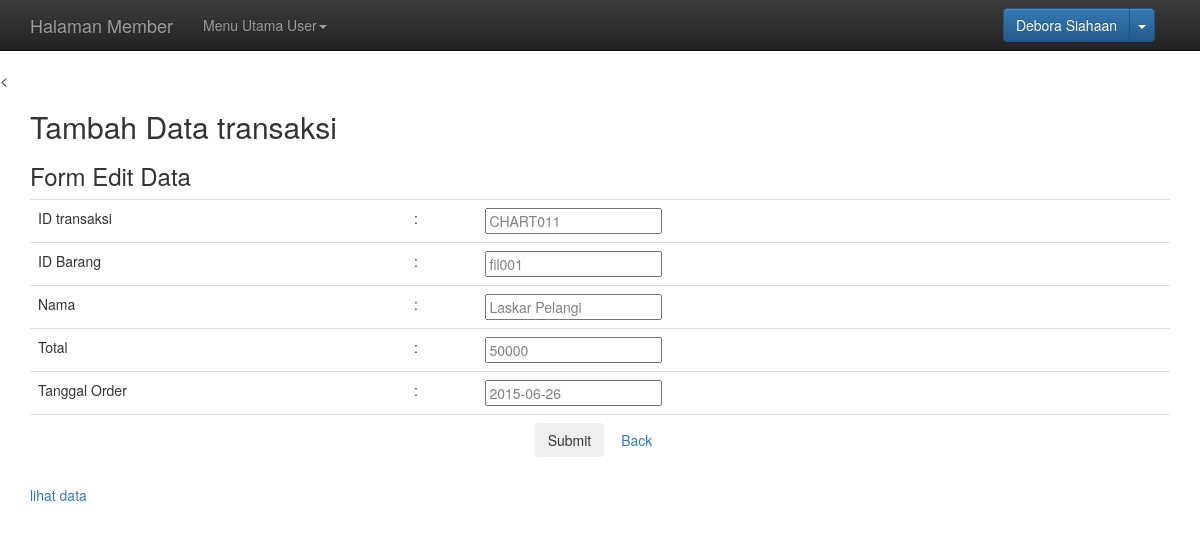
/tambah-transaksi.php?id_barang=fil001 (signed in), run on the app's committed database.
### tables this page shows
CREATE TABLE IF NOT EXISTS `tabel_chart` (
  `ID_CHART` varchar(15) NOT NULL,
  `USERNAME_PEMBELI` varchar(50) NOT NULL,
  `ID_BARANG` varchar(25) NOT NULL,
  `USERNAME_ADMIN` varchar(25) NOT NULL,
  `TOTAL_BELANJA` float DEFAULT NULL,
  `STATUS` varchar(20) DEFAULT NULL,
  `TANGGAL_ORDER` date DEFAULT NULL
);

CREATE TABLE IF NOT EXISTS `tabel_barang` (
  `ID_BARANG` varchar(25) NOT NULL,
  `NAMA_BARANG` varchar(50) DEFAULT NULL,
  `HARGA_BARANG` float DEFAULT NULL,
  `KATEGORI` varchar(35) DEFAULT NULL,
  `GAMBAR` varchar(100) NOT NULL,
  `DESKRIPSI` varchar(100) NOT NULL
);

### tambah-transaksi.php (the view, shortened to what this page needs)
<?php
$id_barang=$_GET['id_barang'];
function autonumber($tabel, $kolom, $lebar=0, $awalan='')
{
	$query="select $kolom from $tabel order by $kolom desc limit 1";
	$hasil=mysql_query($query);
	$jumlahrecord = mysql_num_rows($hasil);
	if($jumlahrecord == 0)
		$nomor=1;
	else
	{
		$row=mysql_fetch_array($hasil);
		$nomor=intval(substr($row[0],strlen($awalan)))+1;
	}
	if($lebar>0)
		$angka = $awalan.str_pad($nomor,$lebar,"0",STR_PAD_LEFT);
	else
		$angka = $awalan.$nomor;
	return $angka;
}
?>
<!DOCTYPE html>
<html>
	<head>
		<<link href="css/bootstrap.min.css" rel="stylesheet">
    <link href="css/bootstrap-theme.min.css" rel="stylesheet">
    <link href="css/theme.css" rel="stylesheet">
	</head>
	<body>
	 <nav class="navbar navbar-inverse navbar-fixed-top">
      <div class="container">
        <div id="navbar" class="navbar-collapse collapse">
          <ul class="nav navbar-nav">
           <?php
		   	include ("koneksi.php");
		   if($_SESSION['LEVEL']== "member"){
			   echo "
			     <a class='navbar-brand' href='index.php'>Halaman Member</a>
			   <li class='dropdown'>
              <a href='#' class='dropdown-toggle' data-toggle='dropdown' role='button' aria-expanded='false'>Menu Utama User<span class='caret'></span></a>
              <ul class='dropdown-menu' role='menu'>
                <li><a href='tambah-transaksi.php'>Tambah Transaksi</a></li>
                <li><a href='edit-profil.php?id_user=$_SESSION[USERNAME_PEMBELI]'>Edit Profil</a></li>
              </ul>
            </li>
			   ";
		   }
			?>
          </ul>
		 <div class="btn-group navbar-form pull-right">
			<a class="btn btn-primary" href="#"><i class="icon-user icon-white"></i><?php echo $_SESSION['NAMA'];?></a>
			<a class="btn btn-primary dropdown-toggle" data-toggle="dropdown" href="#"><span class="caret"></span></a>
        </div>
      </div>
    </nav>
	<div class="container theme-showcase" role="main">
	<h2>Tambah Data transaksi</h2>
		<form method="post" class="form-search">
		<?php
			$queryselectfilm="select *from tabel_barang where ID_BARANG='$id_barang'";
			$resultfilm= mysqli_query($koneksi,$queryselectfilm);
			$row = mysqli_fetch_array($resultfilm, MYSQLI_ASSOC);
			if(mysqli_num_rows($resultfilm)== 0){
				echo '<center><h2><font color="red">Data  tidak ditemukan</font></h2></center>';
			}else {
			?>
		<h3> Form Edit Data</h3>
		<table class="table hovered">
			<tr>
				<td>ID transaksi</td>
				<td>:</td>
				<td><input type="text" name="idchart" readonly value="<?=autonumber("tabel_chart","ID_CHART",3,"CHART")?>" style='color:grey' ></td>
				</tr>
				<tr>
				<td>ID Barang</td>
				<td>:</td>
				<td><input type="text" name="idbarang" readonly value="<?php echo $row['ID_BARANG'] ?>" style='color:grey' /></td>
				</tr>
				<tr>
				<td>Nama </td>
				<td>:</td>
				<td><input type="text" name="namabarang" readonly value="<?php echo $row['NAMA_BARANG'] ?>" style='color:grey' /></td>
				</tr>
				<tr>
				<td>Total</td>
				<td>:</td>
				<td><input type="text" name="total" readonly value="<?php echo $row['HARGA_BARANG']?> " style='color:grey' /></div></td>
				<tr>
				<td>Tanggal Order</td>
				<td>:</td>
				<td><input type="text" name="tanggalorder" readonly value="<?php
				$tanggal= mktime(date("m"),date("d"),date("Y"));
				$tglsekarang = date("Y-m-d", $tanggal);
				echo $tglsekarang;
				?>" style='color:grey' /></td>
				</tr>
				<tr>
					<td colspan=3 align="center"><input type="submit" name="submit" class="btn"> <a class="btn"
href="welcome.php">Back</a>  </td>
					</tr>
		<a href="welcome.php"> lihat data </a><br/>
		<?php
			}
			?>
	</body>
</html>

### css/theme.css (style rules this page uses)
body { padding-top: 70px; padding-bottom: 30px; }

### data on the page
tabel_chart: idchart "CHART011"
tabel_barang: idbarang "fil001", namabarang "Laskar Pelangi", total "50000"

### other printed values
$_SESSION['NAMA'] "Debora Siahaan"
